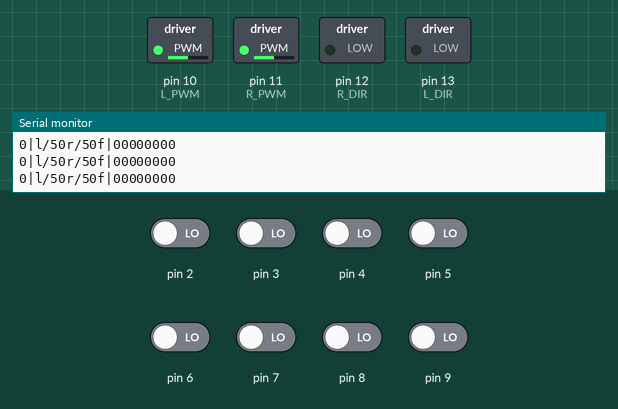
Simulated run of this sketch. Board: Arduino Uno, built with avr-gcc and run on an emulated ATmega328P. On the bench: switched loads named in the sketch (green lamp = pin HIGH), the last lines printed to the serial monitor. Inputs (shaded band) come from the test bench; at power-on: pin 2–9 LOW.

Above: at 1.2 s.
1.3 s: pin 2 driven HIGH
At 2.6 s:
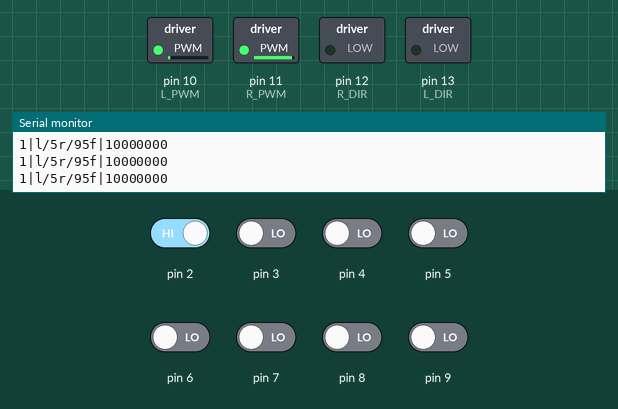
4.3 s: pin 3 driven HIGH
At 6.3 s:
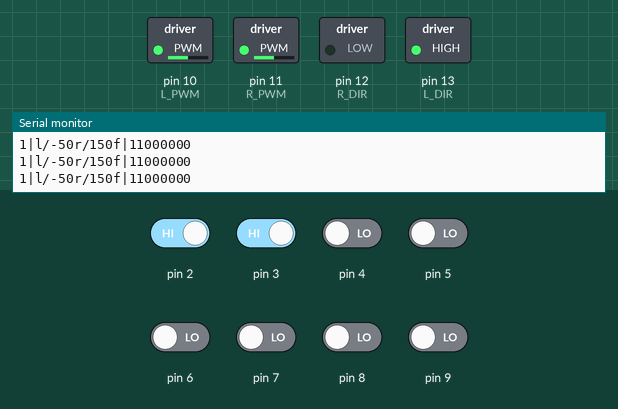
7.3 s: pin 4 driven HIGH
At 8.6 s:
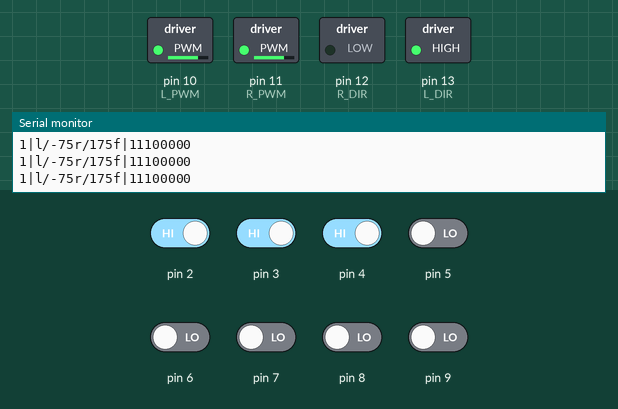
8.8 s: pin 6 driven HIGH
At 9.7 s:
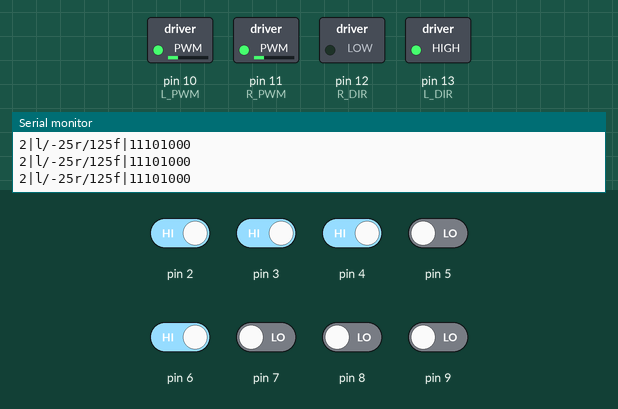
11.8 s: pin 2 driven LOW
At 14.2 s:
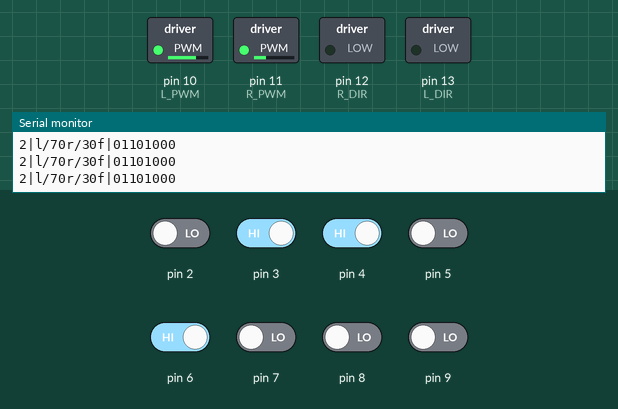
14.8 s: pin 5 driven HIGH
At 14.94 s:
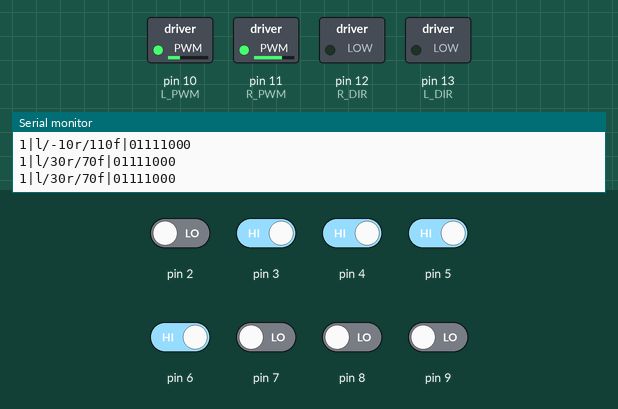
Timing chart, 0 to 18.2 s (numbered marks = the images above; inputs shaded):
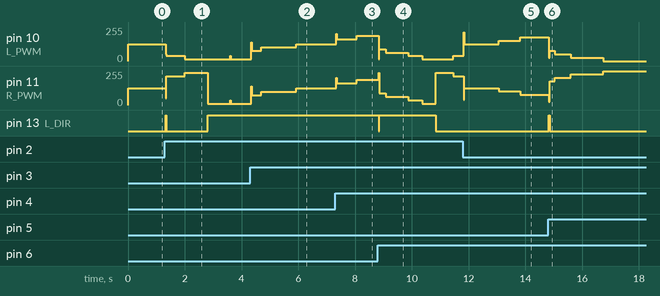

The sketch:

fine.ino
```cpp
// stałe opisujące silniki
#define R_PWM 11
#define R_DIR 12
#define L_PWM 10
#define L_DIR 13
#define L_MOTOR 0
#define R_MOTOR 1
#define PWM_MAX 255

 // stałe opisujące piny sensorów
#define SENSOR_START 2
#define SENSOR_COUNT 8

#define HISTORY_SIZE 100

struct History
{
  int iter;
  int filled;
  int sum;
  double history[HISTORY_SIZE];
};

int sensors[SENSOR_COUNT];
struct History lastErr = {0,0,0};
void historyPush(double val);

void setMotorSpeed(int motor, int speed);
void readSensors();
void clearSensors();
double calculateError();

 void setup()
{
  // setup code here
  pinMode(L_DIR, OUTPUT);
  pinMode(L_PWM, OUTPUT);
  pinMode(R_DIR, OUTPUT);
  pinMode(R_PWM, OUTPUT);

   for(int i = SENSOR_START; i < SENSOR_START + SENSOR_COUNT; i++)
  {
    pinMode(i, INPUT);
  }

    Serial.begin(9600); // opens serial port, sets data rate to 9600 bps
}

 void loop()
{
  // run code here
  readSensors();
  Serial.print("f|");
  printSensors();

  clearSensors();
//  printSensors();

   int speed = 50; // todo dodać przyspieszanie na prostch
  double turn = calculateError();

printMotors(speed, turn);

//setMotorSpeed(L_MOTOR, 90);
//  setMotorSpeed(R_MOTOR, 90);
   setMotorSpeed(L_MOTOR, speed + (int)turn);
  setMotorSpeed(R_MOTOR, speed - (int)turn);
}

 double sensorMiddle = (double)(SENSOR_COUNT - 1) / 2;
double kp = 10;
double Ti = 1;
double Td = 1;
double calculateError()
{
  double errorValue = 0.0;

   for(int i = 0; i < SENSOR_COUNT; i++)
  {
    errorValue += (double)sensors[i] * ((double)i - sensorMiddle);
  }

   historyPush(errorValue);

   double integral = lastErr.sum / lastErr.filled;

   int prevIter = (lastErr.iter - 1) % HISTORY_SIZE;
  if(prevIter < 0) prevIter += HISTORY_SIZE;
  double derivative = lastErr.history[lastErr.iter] - lastErr.history[prevIter];

   return kp * (errorValue + (Ti * integral) + (Td * derivative));
}


void printSensors()
{
  for(int i = SENSOR_START; i < SENSOR_START + SENSOR_COUNT; i++)
  {
    Serial.print(sensors[i - SENSOR_START]);
  }
  Serial.println("");
}

void printMotors(int speed, double turn) {
    Serial.print("l/" + (String) (speed + (int)turn)
    + "r/" + (String) (speed - (int)turn));

}

 void clearSensors()
{
  int peaks = 0;
  for(int i=0; i<SENSOR_COUNT; i++)
  {
    while(i < SENSOR_COUNT && sensors[i] == LOW) i++;
    while(i < SENSOR_COUNT && sensors[i] != LOW) i++;

     if(sensors[i-1] != LOW)
      peaks++;
  }

  Serial.print((String)peaks + "|");

   if(peaks >= 2) // todo rozwarzyć naprawienie tego dla peaks >= 3
  {
    if(lastErr.history[lastErr.iter] > 0) // todo sprawdzić czy to na pewno w lewo/prawo
    {
      for(int i=0; i<SENSOR_COUNT; i++)
      {
        while(i < SENSOR_COUNT && sensors[i] == LOW) i++;
        while(i < SENSOR_COUNT && sensors[i] != LOW)
        {
          sensors[i] = 0;
          i++;
        }
      }
    }
    else
    {
      for(int i=SENSOR_COUNT; i>0; i--)
      {
        while(i > 0 && sensors[i] == LOW) i--;
        while(i > 0 && sensors[i] != LOW)
        {
          sensors[i] = 0;
          i--;
        }
      }
    }
  }
}

 void readSensors()
{
  for(int i = SENSOR_START; i < SENSOR_START + SENSOR_COUNT; i++)
  {
    sensors[i - SENSOR_START] = digitalRead(i);
  }
}

 void setMotorSpeed(int motor, int speed)
{
  if(motor == L_MOTOR) // lewy silnik
  {
    if(speed < 0)
    {
      digitalWrite(L_DIR, HIGH); // todo sprawdzić czy się zgadza LOW/HIGH
      speed *= -1;
    }
    else
    {
      digitalWrite(L_DIR, LOW);
    }
    int pwm_rate = map(speed, 0, 100, 0, PWM_MAX);
    analogWrite(L_PWM, pwm_rate);
  }
  else if(motor == R_MOTOR)// prawy silnik
  {
    if(speed < 0)
    {
      digitalWrite(R_DIR, HIGH); // todo sprawdzić czy się zgadza LOW/HIGH
      speed *= -1;
    }
    else
    {
      digitalWrite(R_DIR, LOW);
    }
    int pwm_rate = map(speed, 0, 100, 0, PWM_MAX);
    analogWrite(R_PWM, pwm_rate);
  }
}

 void historyPush(double val)
{
  lastErr.iter++;
  if(lastErr.iter == HISTORY_SIZE)
    lastErr.iter -= HISTORY_SIZE;

   lastErr.sum -= lastErr.history[lastErr.iter];
  lastErr.history[lastErr.iter] = val;
  lastErr.sum += lastErr.history[lastErr.iter];

   if(lastErr.filled < HISTORY_SIZE)
    lastErr.filled++;
}
```

Measured:
- after the input at 1.3 s, pin 10 (L_PWM): 127/255 → 38/255 at once, → 12/255 0.66 s later; pin 11 (R_PWM): 127/255 → 216/255 at once, → 242/255 0.66 s later, → 11/255 0.81 s later; pin 13 (L_DIR): LOW → HIGH at once, → LOW 0.02 s later, → HIGH 1.4 s later
- after the input at 4.3 s, pin 10 (L_PWM): 12/255 → 76/255 at once, → 102/255 0.35 s later, → 127/255 1.2 s later; pin 11 (R_PWM): 11/255 → 75/255 at once, → 101/255 0.35 s later, → 126/255 1.2 s later; pin 13 (L_DIR): stays HIGH (without the input it goes to LOW after 1.7 s)
- after the input at 7.3 s, pin 10 (L_PWM): 127/255 → 165/255 at once, → 191/255 0.72 s later; pin 11 (R_PWM): 126/255 → 164/255 at once, → 190/255 0.72 s later
- after the input at 8.8 s, pin 13 (L_DIR): HIGH → LOW at once, → HIGH 0.02 s later, → LOW 2.0 s later
- after the input at 11.8 s, pin 10 (L_PWM): 38/255 → 127/255 at once, → 153/255 1.2 s later, → 178/255 0.76 s later; pin 11 (R_PWM): 216/255 → 127/255 at once, → 102/255 1.2 s later, → 76/255 0.76 s later
- after the input at 14.8 s, pin 10 (L_PWM): 178/255 → 76/255 at once, → 51/255 0.21 s later, → 25/255 0.57 s later, → 0/255 1.1 s later; pin 11 (R_PWM): 76/255 → 178/255 at once, → 204/255 0.21 s later, → 229/255 0.57 s later, → 255/255 1.1 s later; pin 13 (L_DIR): LOW → HIGH at once, → LOW 0.02 s later
